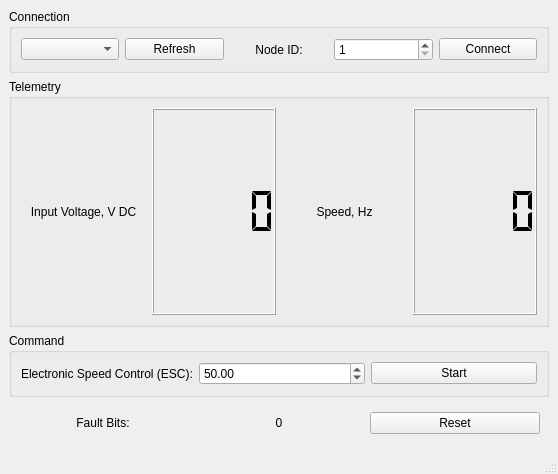
<?xml version="1.0" encoding="UTF-8"?>
<ui version="4.0">
 <class>MainWindow</class>
 <widget class="QMainWindow" name="MainWindow">
  <property name="geometry">
   <rect>
    <x>0</x>
    <y>0</y>
    <width>558</width>
    <height>474</height>
   </rect>
  </property>
  <property name="windowTitle">
   <string>Servosila Motor Control - Sample Program</string>
  </property>
  <widget class="QWidget" name="centralwidget">
   <layout class="QVBoxLayout" name="verticalLayout">
    <item>
     <widget class="QGroupBox" name="groupBoxConnection">
      <property name="title">
       <string>Connection</string>
      </property>
      <layout class="QHBoxLayout" name="horizontalLayout">
       <item>
        <widget class="QComboBox" name="comboBoxSerialPorts"/>
       </item>
       <item>
        <widget class="QPushButton" name="pushButtonRefresh">
         <property name="text">
          <string>Refresh</string>
         </property>
        </widget>
       </item>
       <item>
        <widget class="QLabel" name="labelCANID">
         <property name="text">
          <string>Node ID:</string>
         </property>
         <property name="alignment">
          <set>Qt::AlignCenter</set>
         </property>
        </widget>
       </item>
       <item>
        <widget class="QSpinBox" name="spinBoxNodeID">
         <property name="minimum">
          <number>1</number>
         </property>
         <property name="maximum">
          <number>126</number>
         </property>
        </widget>
       </item>
       <item>
        <widget class="QPushButton" name="pushButtonConnect">
         <property name="text">
          <string>Connect</string>
         </property>
        </widget>
       </item>
      </layout>
     </widget>
    </item>
    <item>
     <widget class="QGroupBox" name="groupBoxTelemetry">
      <property name="sizePolicy">
       <sizepolicy hsizetype="Preferred" vsizetype="Expanding">
        <horstretch>0</horstretch>
        <verstretch>0</verstretch>
       </sizepolicy>
      </property>
      <property name="title">
       <string>Telemetry</string>
      </property>
      <layout class="QHBoxLayout" name="horizontalLayout_2">
       <item>
        <widget class="QLabel" name="labelInputVoltage">
         <property name="text">
          <string>Input Voltage, V DC</string>
         </property>
         <property name="alignment">
          <set>Qt::AlignCenter</set>
         </property>
        </widget>
       </item>
       <item>
        <widget class="QLCDNumber" name="lcdNumberInputVoltage">
         <property name="segmentStyle">
          <enum>QLCDNumber::Flat</enum>
         </property>
         <property name="value" stdset="0">
          <double>0.000000000000000</double>
         </property>
        </widget>
       </item>
       <item>
        <widget class="QLabel" name="labelSpeed">
         <property name="text">
          <string>Speed, Hz</string>
         </property>
         <property name="alignment">
          <set>Qt::AlignCenter</set>
         </property>
        </widget>
       </item>
       <item>
        <widget class="QLCDNumber" name="lcdNumberSpeed">
         <property name="segmentStyle">
          <enum>QLCDNumber::Flat</enum>
         </property>
         <property name="value" stdset="0">
          <double>0.000000000000000</double>
         </property>
         <property name="intValue" stdset="0">
          <number>0</number>
         </property>
        </widget>
       </item>
      </layout>
     </widget>
    </item>
    <item>
     <widget class="QGroupBox" name="groupBoxCommand">
      <property name="title">
       <string>Command</string>
      </property>
      <layout class="QHBoxLayout" name="horizontalLayout_3">
       <item>
        <widget class="QLabel" name="labelESC">
         <property name="text">
          <string>Electronic Speed Control (ESC):</string>
         </property>
        </widget>
       </item>
       <item>
        <widget class="QDoubleSpinBox" name="doubleSpinBoxSpeed">
         <property name="minimum">
          <double>-1000.000000000000000</double>
         </property>
         <property name="maximum">
          <double>1000.000000000000000</double>
         </property>
         <property name="singleStep">
          <double>5.000000000000000</double>
         </property>
         <property name="value">
          <double>50.000000000000000</double>
         </property>
        </widget>
       </item>
       <item>
        <widget class="QPushButton" name="pushButtonStart">
         <property name="text">
          <string>Start</string>
         </property>
        </widget>
       </item>
      </layout>
     </widget>
    </item>
    <item>
     <widget class="QFrame" name="frameStateManagement">
      <layout class="QHBoxLayout" name="horizontalLayout_4">
       <item>
        <widget class="QLabel" name="label">
         <property name="text">
          <string>Fault Bits:</string>
         </property>
         <property name="alignment">
          <set>Qt::AlignCenter</set>
         </property>
        </widget>
       </item>
       <item>
        <widget class="QLabel" name="labelFaultBits">
         <property name="text">
          <string>0</string>
         </property>
         <property name="alignment">
          <set>Qt::AlignCenter</set>
         </property>
        </widget>
       </item>
       <item>
        <widget class="QPushButton" name="pushButtonReset">
         <property name="text">
          <string>Reset</string>
         </property>
        </widget>
       </item>
      </layout>
     </widget>
    </item>
   </layout>
  </widget>
  <widget class="QMenuBar" name="menubar">
   <property name="geometry">
    <rect>
     <x>0</x>
     <y>0</y>
     <width>558</width>
     <height>24</height>
    </rect>
   </property>
  </widget>
  <widget class="QStatusBar" name="statusbar"/>
 </widget>
 <resources/>
 <connections/>
</ui>
